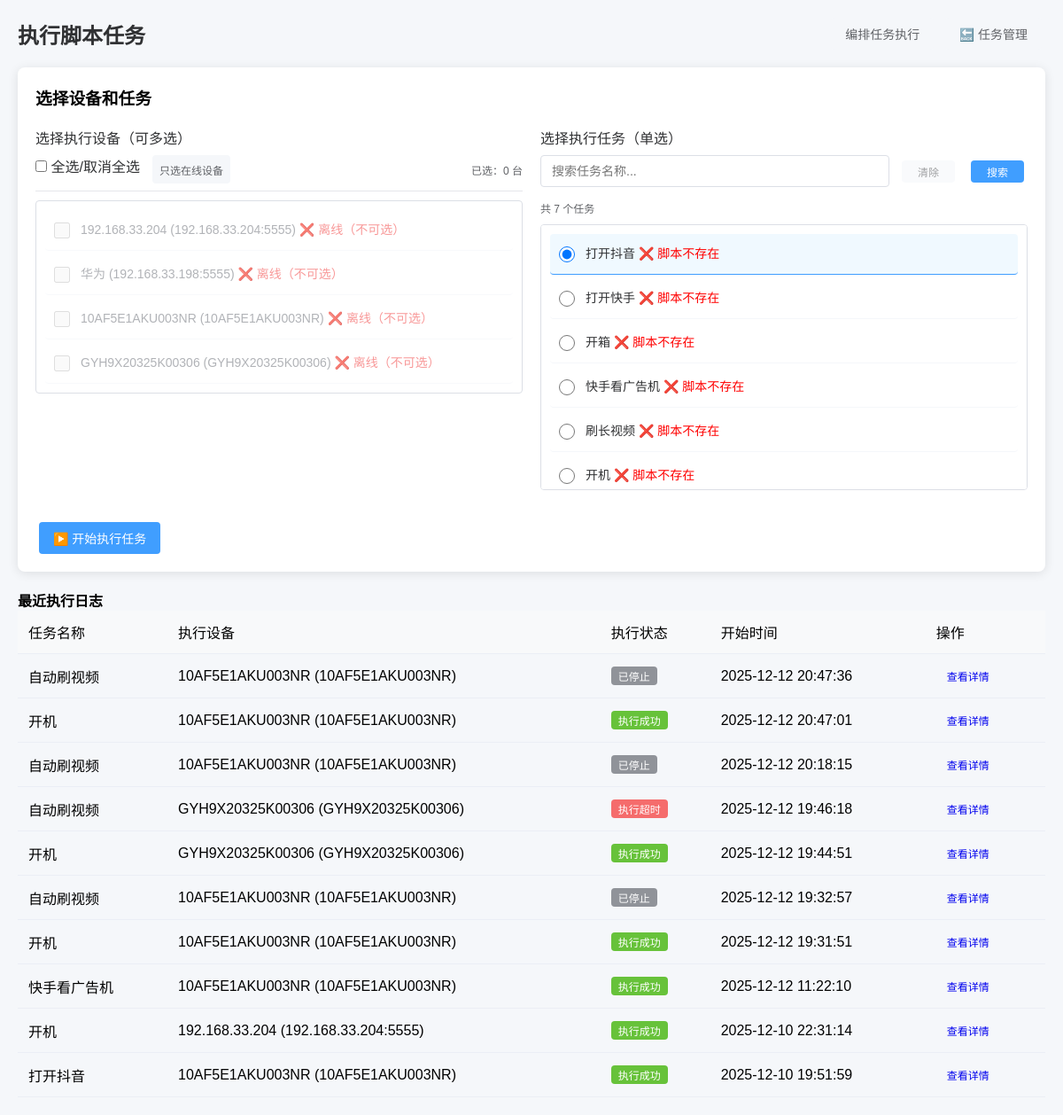
/script/execute/, run on an earlier commit of the app's database.
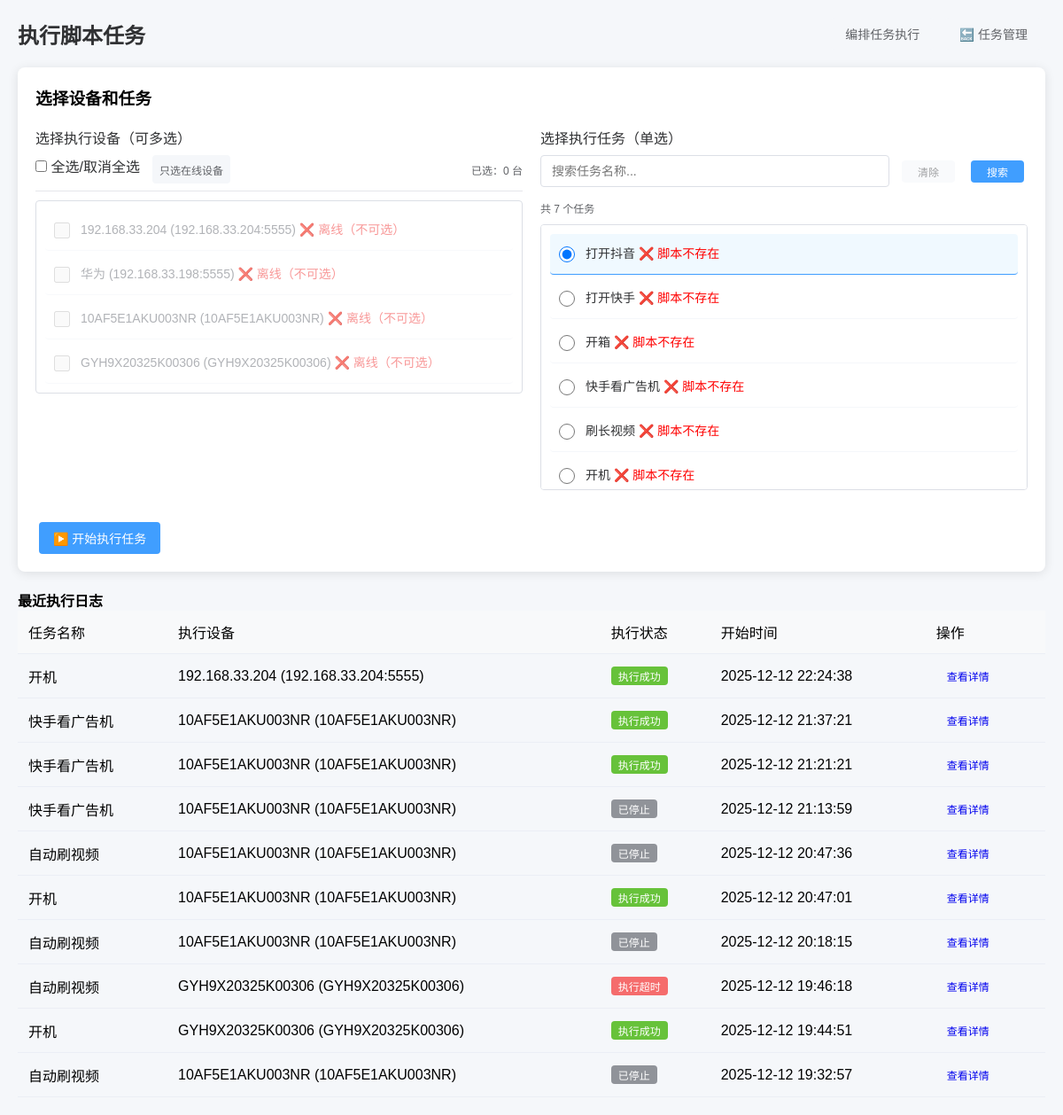
And on a later commit of the database.
### adb_manager/models.py (models this page shows, shortened)
class ADBDevice(BaseModel):
    device_name = models.CharField(
        "设备名称",
        max_length=50,
        help_text="如：游戏手机1"
    )
    device_ip = models.GenericIPAddressField(
        "设备IP",
        blank=True,
        null=True,
        help_text="局域网IP（序列号连接时可不填），如192.168.3.100"
    )
    device_port = models.IntegerField(
        "ADB端口",
        default=5555,
        blank=True,
        null=True,
        help_text="默认5555（序列号连接时可不填）"
    )
    device_serial = models.CharField(
        "设备序列号",
        max_length=100,
        blank=True,
        null=True,
        help_text="ADB设备序列号（优先使用），如10AF5E1AKU003NR或192.168.3.100:5555"
    )
    is_active = models.BooleanField("是否启用监控", default=True)
    user = models.ForeignKey(
        CustomUser,
        on_delete=models.SET_NULL,
        null=True,
        blank=True,
        verbose_name="关联用户",
        help_text="绑定该设备的用户（为空则所有用户可操作）"
    )
    class Meta:
        verbose_name = "ADB设备"
        verbose_name_plural = "ADB设备管理"
        unique_together = ("device_ip", "device_port")
    @property
    def connect_identifier(self):
        if self.device_serial and self.device_serial.strip():
            return self.device_serial.strip()
        if self.device_ip and self.device_port:
            return f"{self.device_ip}:{self.device_port}"
        return ""  # 修复：返回空字符串而非None
    @property
    def adb_connect_str(self):
        if self.device_serial and self.device_serial.strip():
            return self.device_serial.strip()
        if self.device_ip and self.device_port:
            return f"{self.device_ip}:{self.device_port}"
        return ""  # 修复：返回空字符串而非None
    @property
    def device_status(self):
        connect_id = self.connect_identifier
        if not connect_id:
            return "invalid"  # 配置无效
        return r.get(f"adb:device:{connect_id}") or "offline"  # 兼容Redis未初始化的情况

### script_center/models.py (models this page shows, shortened)
class ScriptTask(models.Model):
    TASK_STATUS = (
        ("draft", "草稿"),
        ("active", "已激活"),
        ("disabled", "已禁用"),
    )
    task_name = models.CharField("任务名称", max_length=100, unique=True, help_text="如：自动化测试任务1")
    task_desc = models.TextField("任务描述", blank=True, null=True, help_text="任务详细说明")
    python_path = models.CharField("Python解释器路径", max_length=500,
                                  default=r"C:\Users\TanZhenJie\AppData\Local\Microsoft\WindowsApps\python3.11.exe",
                                  help_text="Python.exe的完整路径")
    script_path = models.CharField("脚本文件路径", max_length=500,
                                  help_text="如：C:\\test\\test4.py（指向.py文件）")
    airtest_mode = models.BooleanField("是否使用Airtest模式", default=False,
                                      help_text="勾选则用airtest run方式执行")
    log_path = models.CharField("日志保存路径", max_length=500, blank=True, null=True,
                               default="./logs", help_text="脚本执行日志保存路径")
    status = models.CharField("任务状态", max_length=20, choices=TASK_STATUS, default="active")
    create_time = models.DateTimeField("创建时间", default=timezone.now)
    update_time = models.DateTimeField("更新时间", auto_now=True)
    class Meta:
        verbose_name = "脚本任务"
        verbose_name_plural = "脚本任务管理"
        ordering = ["-create_time"]
    def is_script_exists(self):
        import os
        return os.path.exists(self.script_path)

class TaskExecutionLog(models.Model):
    EXEC_STATUS = (
        ("running", "执行中"),
        ("success", "执行成功"),
        ("failed", "执行失败"),
        ("timeout", "执行超时"),
        ("error", "执行异常"),
    )
    task = models.ForeignKey(ScriptTask, on_delete=models.CASCADE, verbose_name="关联任务")
    device = models.ForeignKey(ADBDevice, on_delete=models.CASCADE, verbose_name="执行设备")
    exec_status = models.CharField("执行状态", max_length=20, choices=EXEC_STATUS, default="running")
    exec_command = models.TextField("执行命令", blank=True, default='')  # 修复默认值
    stdout = models.TextField("标准输出", blank=True, default='')       # 核心修复：默认空字符串，去掉null=True
    stderr = models.TextField("错误输出", blank=True, default='')       # 核心修复：默认空字符串，去掉null=True
    start_time = models.DateTimeField("开始时间", default=timezone.now)
    end_time = models.DateTimeField("结束时间", blank=True, null=True)
    exec_duration = models.FloatField("执行耗时(秒)", blank=True, null=True)
    class Meta:
        verbose_name = "执行日志"
        verbose_name_plural = "执行日志管理"
        ordering = ["-start_time"]

### script_center/views.py (the view, shortened to what this page needs)
# urls.py: path("execute/", views.ExecuteTaskView.as_view(), name="execute_task"),
class ExecuteTaskView(View):
    def get(self, request):
        search_query = request.GET.get('search', '').strip()
        devices = ADBDevice.objects.filter(is_active=True)
        device_list = []
        for dev in devices:
            dev.status = dev.device_status
            device_list.append(dev)
        recent_logs = TaskExecutionLog.objects.all().order_by("-id")[:10]
        logger.info(f"最近执行日志数量：{recent_logs.count()}")
        tasks_query = ScriptTask.objects.filter(status="active")
        if search_query:
            tasks_query = tasks_query.filter(task_name__icontains=search_query)
        tasks = tasks_query
        for log in recent_logs:
            celery_task_id = get_celery_task(log.id)
            log.is_running = celery_task_id is not None and log.exec_status == "running"
            logger.info(f"日志ID：{log.id}，状态：{log.exec_status}，是否运行中：{log.is_running}")
        context = {
            "page_title": "执行脚本任务",
            "devices": device_list,
            "tasks": tasks,
            "recent_logs": recent_logs,
            "search_query": search_query  # 传递搜索关键词到模板
        }
        return render(request, "script_center/execute_task.html", context)

### script_center/views.py (called while the page is built)
def get_redis_conn():
    try:
        r = redis.Redis(
            host="127.0.0.1",
            port=6379,
            db=0,
            decode_responses=True,
            socket_timeout=5
        )
        r.ping()
        return r
    except Exception as e:
        logger.error(f"Redis连接失败：{str(e)}")
        return None

def get_celery_task(log_id):
    r = get_redis_conn()
    if r:
        try:
            return r.hget("script_running_tasks", log_id)
        except Exception as e:
            logger.error(f"获取Celery任务ID失败：{str(e)}")
    return None

### script_center/templates/script_center/execute_task.html (shortened to what the changed rows need)
{% load static %}
<!DOCTYPE html>
<html lang="zh-CN">
<head>
</head>
<body>
    <div class="header">
        <h1>{{ page_title }}</h1>
    </div>
    <div class="card">
        <form method="POST" id="executeForm">
            <div class="form-row">
                <div class="form-col">
                    <div class="form-group">
                        <div class="device-list">
                            {% for device in devices %}
                                <div class="device-item {% if device.status != 'online' %}disabled{% endif %}" data-device-id="{{ device.id }}">
                                    <input
                                        type="checkbox"
                                        name="device_ids"
                                        id="device_{{ device.id }}"
                                        value="{{ device.id }}"
                                        {% if device.status != 'online' %}disabled{% endif %}
                                        data-online="{{ device.status }}"
                                        class="device-checkbox"
                                    >
                                    <label for="device_{{ device.id }}">
                                        {{ device.device_name }} ({{ device.adb_connect_str }})
                                        {% if device.status == 'online' %}
                                            <span style="color: #67c23a;">✅ 在线</span>
                                        {% else %}
                                            <span style="color: #f56c6c;">❌ 离线（不可选）</span>
                                        {% endif %}
                                    </label>
                                </div>
                            {% empty %}
                                <div style="text-align: center; color: #909399; padding: 20px;">暂无可用设备</div>
                            {% endfor %}
                        </div>
                    </div>
                </div>
                <div class="form-col">
                    <div class="form-group">
                        <div class="task-list" id="taskList">
                            {% for task in tasks %}
                                <div class="task-item" data-task-id="{{ task.id }}" data-task-name="{{ task.task_name|lower }}">
                                    <input type="radio" name="task_id" id="task_{{ task.id }}" value="{{ task.id }}" {% if forloop.first %}checked{% endif %} class="task-radio">
                                    <label for="task_{{ task.id }}">
                                        {{ task.task_name }}
                                        {% if not task.is_script_exists %}
                                            <span style="color: red;">❌ 脚本不存在</span>
                                        {% endif %}
                                    </label>
                                </div>
                            {% empty %}
                                <div style="text-align: center; color: #909399; padding: 20px;">暂无可用任务（请先创建并激活任务）</div>
                            {% endfor %}
                        </div>
                    </div>
                </div>
            </div>
        </form>
    </div>
    <div class="mt-4">
        <table class="table table-striped">
            <thead>
                <tr>
                    <th>任务名称</th>
                    <th>执行设备</th>
                    <th>执行状态</th>
                    <th>开始时间</th>
                    <th>操作</th>
                </tr>
            </thead>
            <tbody>
                {% for log in recent_logs %}
                <tr>
                    <td>{{ log.task.task_name }}</td>
                    <td>{{ log.device.device_name }} ({{ log.device.adb_connect_str }})</td>
                    <td>
                        {% if log.exec_status == 'running' %}
                        <span class="badge bg-warning">运行中</span>
                        {% elif log.exec_status == 'success' %}
                        <span class="badge bg-success">执行成功</span>
                        {% elif log.exec_status == 'failed' %}
                        <span class="badge bg-danger">执行失败</span>
                        {% elif log.exec_status == 'stopped' %}
                        <span class="badge bg-secondary">已停止</span>
                        {% elif log.exec_status == 'timeout' %}
                        <span class="badge bg-danger">执行超时</span>
                        {% elif log.exec_status == 'error' %}
                        <span class="badge bg-dark">执行错误</span>
                        {% endif %}
                    </td>
                    <td>{{ log.start_time|date:"Y-m-d H:i:s" }}</td>
                    <td>
                        <a href="{% url 'script_center:log_detail' log.id %}" class="btn btn-sm btn-info">查看详情</a>
                    </td>
                </tr>
                {% empty %}
                <tr>
                    <td colspan="5" class="text-center">暂无执行日志</td>
                </tr>
                {% endfor %}
            </tbody>
        </table>
    </div>
</body>
</html>

What changed in the data, as far as the page shows it:
no longer on this page (row unchanged): TaskExecutionLog: task.task_name "开机", device.device_name "10AF5E1AKU003NR", device.adb_connect_str "10AF5E1AKU003NR", exec_status "执行成功", start_time "2025-12-12 19:31:51"
no longer on this page (row unchanged): TaskExecutionLog: task.task_name "快手看广告机", device.device_name "10AF5E1AKU003NR", device.adb_connect_str "10AF5E1AKU003NR", exec_status "执行成功", start_time "2025-12-12 11:22:10"
no longer on this page (row unchanged): TaskExecutionLog: task.task_name "开机", device.device_name "192.168.33.204", device.adb_connect_str "192.168.33.204:5555", exec_status "执行成功", start_time "2025-12-10 22:31:14"
no longer on this page (row unchanged): TaskExecutionLog: task.task_name "打开抖音", device.device_name "10AF5E1AKU003NR", device.adb_connect_str "10AF5E1AKU003NR", exec_status "执行成功", start_time "2025-12-10 19:51:59"
added TaskExecutionLog: task.task_name "开机", device.device_name "192.168.33.204", device.adb_connect_str "192.168.33.204:5555", exec_status "执行成功", start_time "2025-12-12 22:24:38"
added TaskExecutionLog: task.task_name "快手看广告机", device.device_name "10AF5E1AKU003NR", device.adb_connect_str "10AF5E1AKU003NR", exec_status "执行成功", start_time "2025-12-12 21:37:21"
added TaskExecutionLog: task.task_name "快手看广告机", device.device_name "10AF5E1AKU003NR", device.adb_connect_str "10AF5E1AKU003NR", exec_status "执行成功", start_time "2025-12-12 21:21:21"
added TaskExecutionLog: task.task_name "快手看广告机", device.device_name "10AF5E1AKU003NR", device.adb_connect_str "10AF5E1AKU003NR", exec_status "已停止", start_time "2025-12-12 21:13:59"
